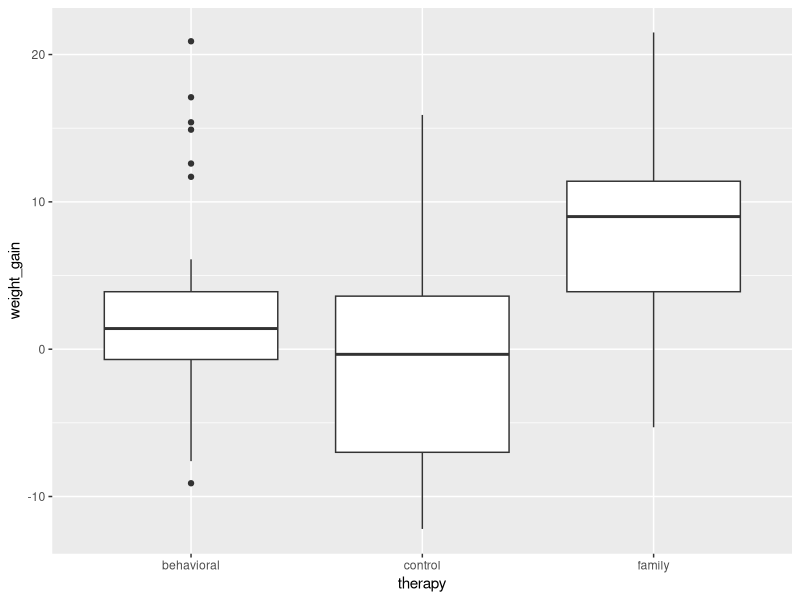
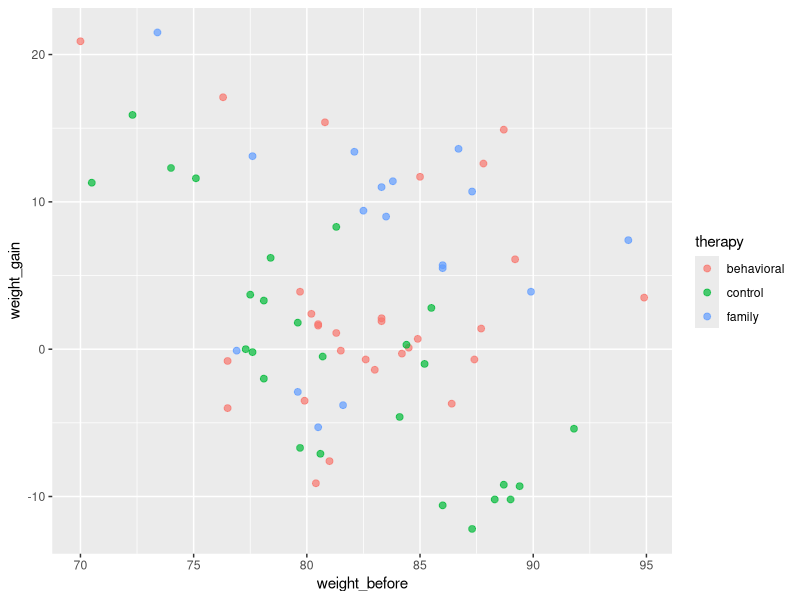

The R source for these figures, in order:
library(tidyverse)
library(kableExtra)
library(stringr)
library(ggplot2)
# read the data
anorexia_data = read_tsv("Anorexia.dat", col_types = "ifdd")

#Part A
anorexia_data <- select(anorexia_data, -subj)
anorexia_data <- anorexia_data %>% 
  mutate(across('therapy', str_replace, 'f', 'family'))
anorexia_data <- anorexia_data %>% 
  mutate(across('therapy', str_replace, 'c', 'control'))
anorexia_data <- anorexia_data %>% 
  mutate(across('therapy', str_replace, 'b', 'behavioral'))

anorexia_data <- anorexia_data %>%
  rename(weight_before = before)

anorexia_data <- anorexia_data %>%
  rename(weight_after = after)

anorexia_data <- anorexia_data %>%
  mutate(weight_gain = weight_after - weight_before)



print(as_tibble(anorexia_data))

#Part B:
#Creating the box plot
p1<-ggplot(anorexia_data, aes(x=therapy, y=weight_gain)) + 
  geom_boxplot()

ggsave(plot = p1,
       filename = "q3p1.pdf",
       device = "pdf",
       width = 4.5,
       height = 3.0)

#Scatter Plot
p2<-ggplot(anorexia_data, aes(x=weight_before , y=weight_gain, color=therapy)) +
  geom_point(alpha=0.7, size=2)

ggsave(plot = p2,
       filename = "q3p2.pdf",
       device = "pdf",
       width = 5.5,
       height = 3.0)

#Mean Weight gain
# compute the mean diamond price by cut
weight_therapy <- anorexia_data %>%
  group_by(therapy) %>%
  summarise(mean_weight_gain = mean(weight_gain),
            max_weight_gain = max(weight_gain) ,
            fraction = sum(weight_gain>0)/length(weight_gain) ) %>%
  rename(Therapy = therapy, `Mean Weight Gain` = mean_weight_gain,
         `Max Weight Gain`=max_weight_gain)



# format and save table
weight_therapy %>%
  kable(format = "latex",
        row.names = NA,
        booktabs = TRUE,
        digits = 2,
        caption = "Mean weight gain for therapy.",
        label = "Summary of Weight Gain") %>%
  kable_styling(latex_options = "hold_position") %>%
  save_kable("weight_gain.tex")

#Linear regression between weight gain and therapy
model1 <- lm(weight_gain ~ therapy, data=anorexia_data)
print(summary(model1))
#Change the baseline category
anorexia_data$therapy <- relevel(factor(anorexia_data$therapy), ref="control")
model2 <- lm(weight_gain ~ therapy, data=anorexia_data)
print(summary(model2))


#PART D
anorexia_data <- anorexia_data %>%
  group_by(therapy) %>%
  mutate(mean_weight = mean(weight_gain))

mean_weight_gain_sam = mean(anorexia_data$weight_gain)

ssr <- anorexia_data %>%
  group_by(therapy) %>%
  summarise(Freq = sum((mean_weight_gain_sam - mean_weight)^2))

ssr <- sum(ssr$Freq)  
cat("Between-groups sums of squares: ", ssr)

sse <- anorexia_data %>%
  group_by(therapy) %>%
  summarise(Freq = sum((weight_gain - mean_weight)^2))

sse <- sum(sse$Freq)  
cat("Within-groups sums of squares: ", sse)
cat("SSR + SSE: ", sse+ssr)

sst = sum((anorexia_data$weight_gain - mean_weight_gain_sam)^2)
cat("Corrected total sums of squares: ", sst)
cat("Ratio of between-group and corrected sum of squares: ", ssr/sst)

anorexia_data <- anorexia_data %>% 
  arrange(desc(weight_gain))
